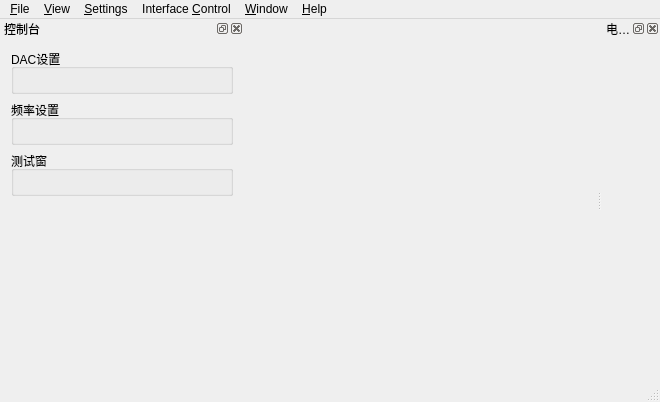
<?xml version="1.0" encoding="UTF-8"?>
<ui version="4.0">
 <class>MainWindowClass</class>
 <widget class="QMainWindow" name="MainWindowClass">
  <property name="geometry">
   <rect>
    <x>0</x>
    <y>0</y>
    <width>660</width>
    <height>402</height>
   </rect>
  </property>
  <property name="windowTitle">
   <string>DAC Analyzer</string>
  </property>
  <widget class="QWidget" name="centralWidget">
   <layout class="QGridLayout" name="gridLayout">
    <property name="margin">
     <number>0</number>
    </property>
    <property name="spacing">
     <number>0</number>
    </property>
    <item row="0" column="0">
     <widget class="QStackedWidget" name="stackedWidget">
      <widget class="QWidget" name="page"/>
      <widget class="QWidget" name="page_2"/>
     </widget>
    </item>
   </layout>
  </widget>
  <widget class="QMenuBar" name="menuBar">
   <property name="geometry">
    <rect>
     <x>0</x>
     <y>0</y>
     <width>660</width>
     <height>20</height>
    </rect>
   </property>
   <widget class="QMenu" name="menu">
    <property name="title">
     <string>&amp;File</string>
    </property>
    <addaction name="actionFile"/>
    <addaction name="action_Save"/>
    <addaction name="actionE_xit"/>
   </widget>
   <widget class="QMenu" name="menu_View">
    <property name="title">
     <string>&amp;View</string>
    </property>
    <addaction name="action_Power_Monitoring"/>
   </widget>
   <widget class="QMenu" name="menu_Settings">
    <property name="title">
     <string>&amp;Settings</string>
    </property>
    <addaction name="action_Clock"/>
    <addaction name="actionDacType"/>
    <addaction name="actionClockFrequency"/>
    <addaction name="action_GPIB"/>
   </widget>
   <widget class="QMenu" name="menuInterface_Control">
    <property name="title">
     <string>Interface &amp;Control</string>
    </property>
    <addaction name="action_Reset_GPIO_SPI"/>
   </widget>
   <widget class="QMenu" name="menu_Help">
    <property name="title">
     <string>&amp;Help</string>
    </property>
    <addaction name="action_Help_Topics"/>
    <addaction name="actionAboutCETC58DACAnalyzer"/>
   </widget>
   <widget class="QMenu" name="menuWindow">
    <property name="title">
     <string>&amp;Window</string>
    </property>
   </widget>
   <addaction name="menu"/>
   <addaction name="menu_View"/>
   <addaction name="menu_Settings"/>
   <addaction name="menuInterface_Control"/>
   <addaction name="menuWindow"/>
   <addaction name="menu_Help"/>
  </widget>
  <widget class="QStatusBar" name="statusBar"/>
  <widget class="QDockWidget" name="dockWidgetConsole">
   <property name="minimumSize">
    <size>
     <width>244</width>
     <height>186</height>
    </size>
   </property>
   <property name="maximumSize">
    <size>
     <width>244</width>
     <height>524287</height>
    </size>
   </property>
   <property name="features">
    <set>QDockWidget::AllDockWidgetFeatures</set>
   </property>
   <property name="allowedAreas">
    <set>Qt::LeftDockWidgetArea|Qt::RightDockWidgetArea</set>
   </property>
   <property name="windowTitle">
    <string>控制台</string>
   </property>
   <attribute name="dockWidgetArea">
    <number>1</number>
   </attribute>
   <widget class="QWidget" name="dockWidgetContents">
    <layout class="QVBoxLayout" name="verticalLayout">
     <item>
      <widget class="QGroupBox" name="groupBox">
       <property name="title">
        <string>DAC设置</string>
       </property>
       <layout class="QGridLayout" name="gridLayout_2">
        <item row="0" column="0">
         <widget class="QDacTypeWidget" name="dacTypeWidget" native="true"/>
        </item>
       </layout>
      </widget>
     </item>
     <item>
      <widget class="QGroupBox" name="groupBox_2">
       <property name="title">
        <string>频率设置</string>
       </property>
       <layout class="QGridLayout" name="gridLayout_3">
        <item row="0" column="0">
         <widget class="QClockFreqWidget" name="clockFreqWidget" native="true"/>
        </item>
       </layout>
      </widget>
     </item>
     <item>
      <widget class="QGroupBox" name="groupBox_3">
       <property name="title">
        <string>测试窗</string>
       </property>
       <layout class="QGridLayout" name="gridLayout_4">
        <item row="0" column="0">
         <widget class="QTestWidget" name="testWidget" native="true"/>
        </item>
       </layout>
      </widget>
     </item>
     <item>
      <spacer name="verticalSpacer">
       <property name="orientation">
        <enum>Qt::Vertical</enum>
       </property>
       <property name="sizeHint" stdset="0">
        <size>
         <width>20</width>
         <height>40</height>
        </size>
       </property>
      </spacer>
     </item>
    </layout>
   </widget>
  </widget>
  <widget class="QDockWidget" name="dockWidgetPowerMonitor">
   <property name="sizePolicy">
    <sizepolicy hsizetype="Fixed" vsizetype="Fixed">
     <horstretch>0</horstretch>
     <verstretch>0</verstretch>
    </sizepolicy>
   </property>
   <property name="floating">
    <bool>true</bool>
   </property>
   <property name="allowedAreas">
    <set>Qt::NoDockWidgetArea</set>
   </property>
   <property name="windowTitle">
    <string>电源监控</string>
   </property>
   <attribute name="dockWidgetArea">
    <number>2</number>
   </attribute>
   <widget class="QWidget" name="dockWidgetContents_2">
    <layout class="QGridLayout" name="gridLayout_5">
     <item row="0" column="0">
      <widget class="QPowerMonitor" name="widget" native="true">
       <property name="sizePolicy">
        <sizepolicy hsizetype="Fixed" vsizetype="Fixed">
         <horstretch>0</horstretch>
         <verstretch>0</verstretch>
        </sizepolicy>
       </property>
      </widget>
     </item>
    </layout>
   </widget>
  </widget>
  <action name="actionFile">
   <property name="text">
    <string>&amp;Import</string>
   </property>
  </action>
  <action name="action_Save">
   <property name="text">
    <string>&amp;Save</string>
   </property>
  </action>
  <action name="actionE_xit">
   <property name="text">
    <string>E&amp;xit</string>
   </property>
  </action>
  <action name="action_Power_Monitoring">
   <property name="text">
    <string>&amp;Power Monitoring</string>
   </property>
  </action>
  <action name="action_Clock">
   <property name="text">
    <string>&amp;Clock Port</string>
   </property>
  </action>
  <action name="actionDacType">
   <property name="text">
    <string>&amp;DAC Type</string>
   </property>
  </action>
  <action name="actionClockFrequency">
   <property name="text">
    <string>Clock &amp;Frequency</string>
   </property>
  </action>
  <action name="action_GPIB">
   <property name="text">
    <string>&amp;GPIB</string>
   </property>
  </action>
  <action name="action_Reset_GPIO_SPI">
   <property name="text">
    <string>&amp;Reset/GPIO/SPI</string>
   </property>
  </action>
  <action name="action_Help_Topics">
   <property name="text">
    <string>&amp;Help Topics</string>
   </property>
  </action>
  <action name="actionAboutCETC58DACAnalyzer">
   <property name="text">
    <string>&amp;About CETC58 DAC Analyzer</string>
   </property>
  </action>
 </widget>
 <layoutdefault spacing="6" margin="11"/>
 <customwidgets>
  <customwidget>
   <class>QDacTypeWidget</class>
   <extends>QWidget</extends>
   <header>qdactypewidget.h</header>
   <container>1</container>
  </customwidget>
  <customwidget>
   <class>QClockFreqWidget</class>
   <extends>QWidget</extends>
   <header>qclockfreqwidget.h</header>
   <container>1</container>
  </customwidget>
  <customwidget>
   <class>QTestWidget</class>
   <extends>QWidget</extends>
   <header>qtestwidget.h</header>
   <container>1</container>
  </customwidget>
  <customwidget>
   <class>QPowerMonitor</class>
   <extends>QWidget</extends>
   <header>qpowermonitor.h</header>
   <container>1</container>
  </customwidget>
 </customwidgets>
 <resources/>
 <connections/>
</ui>
